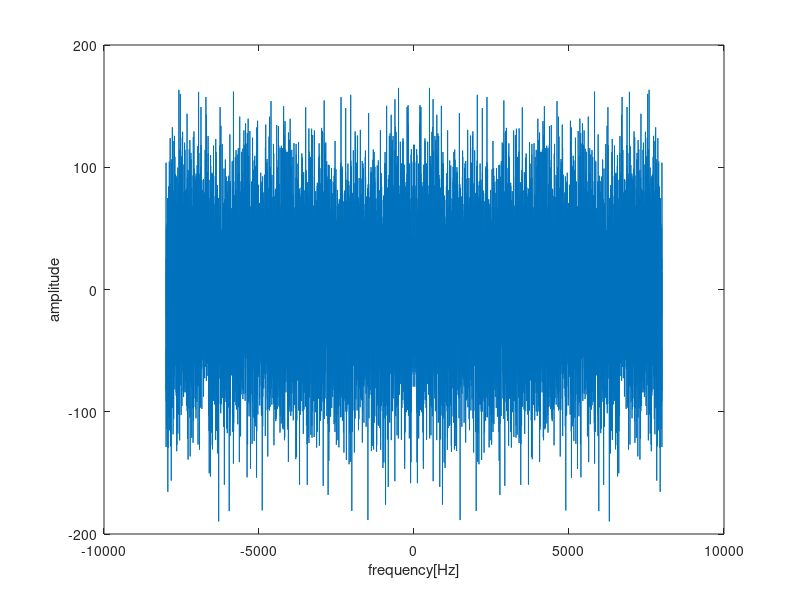
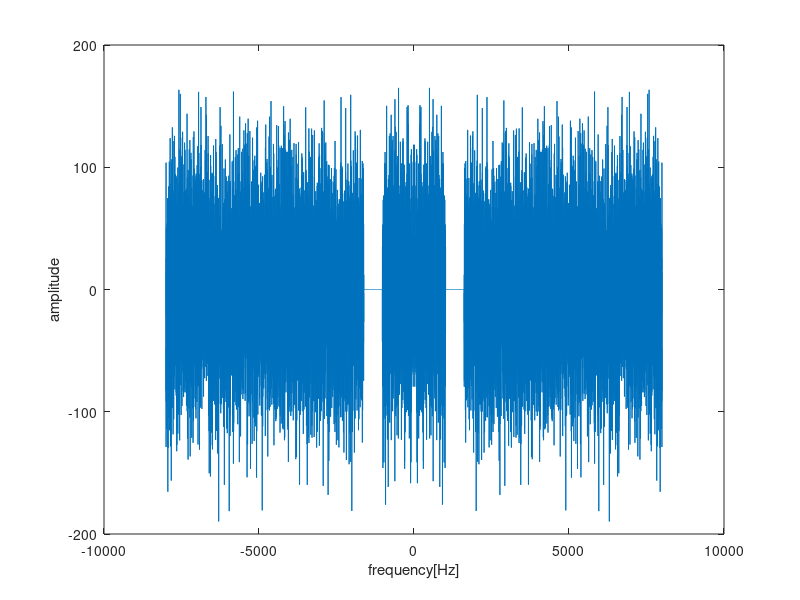
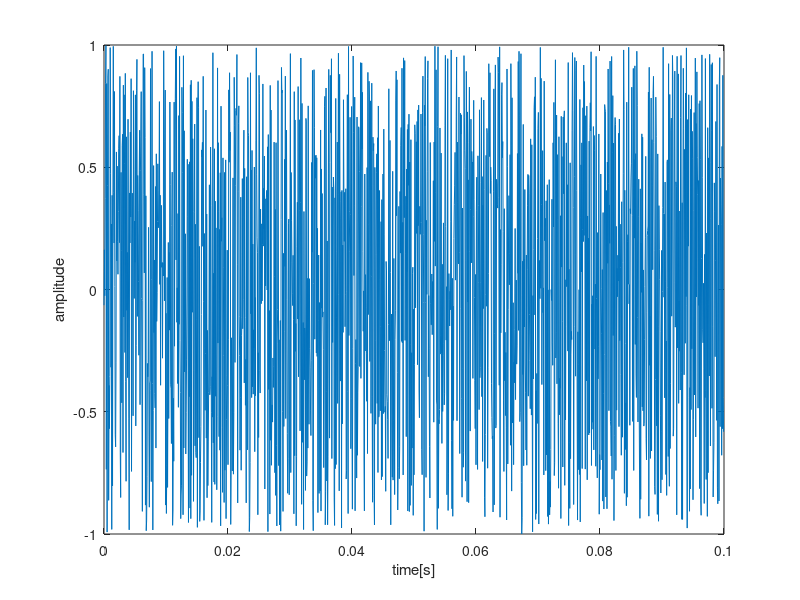
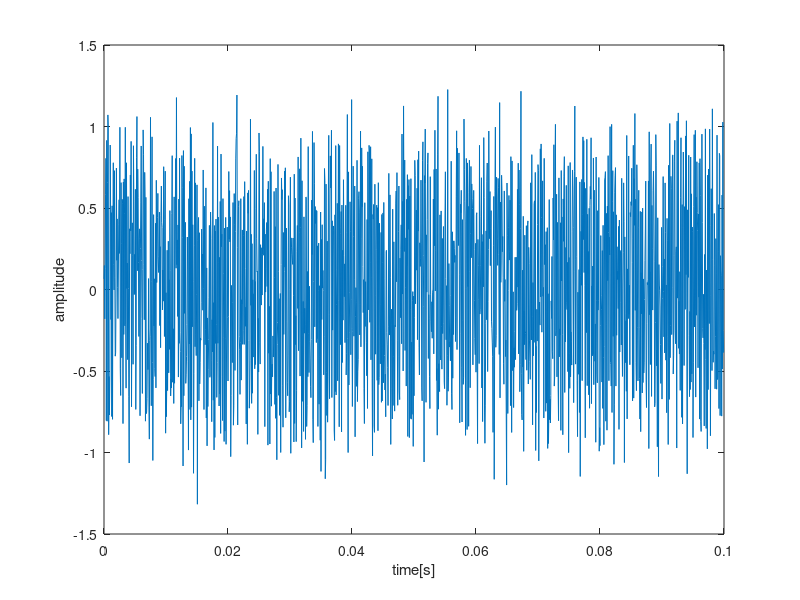

Reproduce these figures in MATLAB, in order.
clear;
Fs = 16000;
freq = (-Fs/2 : 1 : Fs/2 - 1);
f = 400;
f2 = 1300;
t_noise= (0 : 0.1*Fs-1) /Fs;
t_y = (0 : Fs-1) /Fs;
y = sin(2*pi*f*t_y);
y2 = sin(2*pi*f2*t_y);
t_all = (0 : (4*Fs + 0.4*Fs - 1));
noise_A = 2 * (rand(1,Fs) - 0.5);

A_fft = fft(noise_A);
A_fft = fftshift(A_fft);

fig0 = figure; % ノイズA_fft
plot(freq,A_fft);
xlabel('frequency[Hz]');
ylabel('amplitude');

noise_filter = ones(1,Fs);
filter_rangeS = 1020;
filter_rangeG = 1620;
noise_filter((Fs/2)-filter_rangeG : (Fs/2)-filter_rangeS) = 0;
noise_filter((Fs/2)+filter_rangeS : (Fs/2)+filter_rangeG) = 0;
B_fft = noise_filter.* A_fft;

fig1 = figure; % ノイズB_fft
plot(freq,B_fft);
xlabel('frequency[Hz]');
ylabel('amplitude');

B_fft = ifftshift(B_fft);
noise_B = ifft(B_fft);
noise_B = real(noise_B);

noise_A = noise_A(1:1600);
noise_B = noise_B(1:1600);

fig2 = figure; % ノイズA
plot(t_noise, noise_A);
xlabel('time[s]');
ylabel('amplitude');
fig3 = figure; % ノイズB
plot(t_noise,noise_B);
xlabel('time[s]');
ylabel('amplitude');

EX1 = [y noise_A];
EX1 = repmat(EX1, 1, 4);
EX2 = [y noise_B];
EX2 = repmat(EX2, 1, 4);
EX3 = [y2 noise_A];
EX3 = repmat(EX3, 1, 4);
EX4 = [y2 noise_B];
EX4 = repmat(EX4, 1, 4);

fig4 = figure;
plot(t_all,EX1);
xlabel('time[s]');
ylabel('amplitude');

soundsc(EX1,Fs);    % pure tone A + noise A   
pause(5);
soundsc(EX2,Fs);    % pure tone A + noise B
pause(5);
soundsc(EX3,Fs);    % pure tone B + noise A
pause(5);
soundsc(EX4,Fs);    % pure tone B + noise B

exportgraphics(fig0,'../Figures/04_20_Afft.pdf','ContentType','vector');
exportgraphics(fig1,'../Figures/04_21_Bfft.pdf','ContentType','vector');
exportgraphics(fig2,'../Figures/04_22_Anoise.pdf','ContentType','vector');
exportgraphics(fig3,'../Figures/04_23_Bnoise.pdf','ContentType','vector');
exportgraphics(fig4,'../Figures/04_24_gosei.pdf','ContentType','vector');